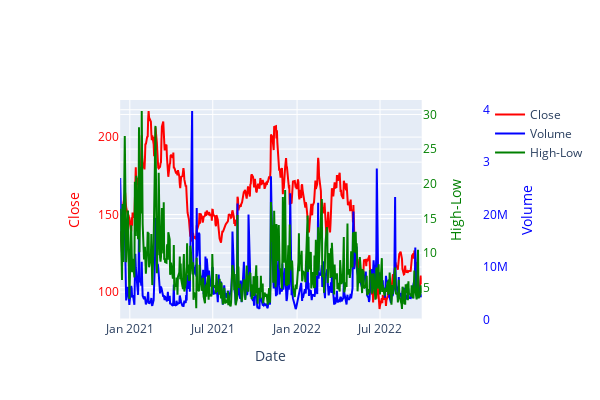

Here is the notebook cell this chart was saved with:
### Code cell
#graph_object 3개 축 그리기
import plotly.graph_objects as go

fig = make_subplots()
fig.add_trace(
  go.Scatter(
    x=df_abnb['Date'], y=df_abnb['Close'], name='Close',
    mode='lines', yaxis='y', line={'color':'red'}
    ) #1번째 축
)
fig.add_trace(
  go.Scatter(
    x=df_abnb['Date'], y=df_abnb['Volume'], name='Volume',
    mode='lines', yaxis='y2', line={'color':'blue'}
    ) #2번째 축 Volume
)
fig.add_trace(
  go.Scatter(
    x=df_abnb['Date'], y=df_abnb['high_low'], name='High-Low',
    mode='lines', yaxis='y3', line={'color':'green'}
    ) #3번째 축 High-Low
)
fig.update_layout(
  yaxis = dict(title='Close'),
  yaxis2 = dict(title='Volume', position=1, side='right', overlaying='y', anchor='free'),
  yaxis3 = dict(title='High-Low', side='right', anchor='x', overlaying='y'),
  xaxis = dict(title='Date', domain=[.1, .85]),
  width=600, height=400
)
fig.layout.yaxis.color = 'red'
fig.layout.yaxis2.color = 'blue'
fig.layout.yaxis3.color = 'green'

fig.show()

### Figure 1 — Plotly figure (JSON) as saved in the notebook; plotly's stock layout.template omitted (floating-point values rounded to 4 significant figures; data arrays with more than 128 entries replaced by an {"elided": "..."} marker saying what was removed)
{"data": [{"line": {"color": "red"}, "mode": "lines", "name": "Close", "type": "scatter", "x": {"elided": "454 str values"}, "y": {"elided": "454 float values"}, "yaxis": "y"}, {"line": {"color": "blue"}, "mode": "lines", "name": "Volume", "type": "scatter", "x": {"elided": "454 str values"}, "y": {"elided": "454 int values"}, "yaxis": "y2"}, {"line": {"color": "green"}, "mode": "lines", "name": "High-Low", "type": "scatter", "x": {"elided": "454 str values"}, "y": {"elided": "454 float values"}, "yaxis": "y3"}], "layout": {"height": 400, "width": 600, "xaxis": {"anchor": "y", "domain": [0.1, 0.85], "title": {"text": "Date"}}, "yaxis": {"anchor": "x", "color": "red", "domain": [0, 1], "title": {"text": "Close"}}, "yaxis2": {"anchor": "free", "color": "blue", "overlaying": "y", "position": 1, "side": "right", "title": {"text": "Volume"}}, "yaxis3": {"anchor": "x", "color": "green", "overlaying": "y", "side": "right", "title": {"text": "High-Low"}}}}
